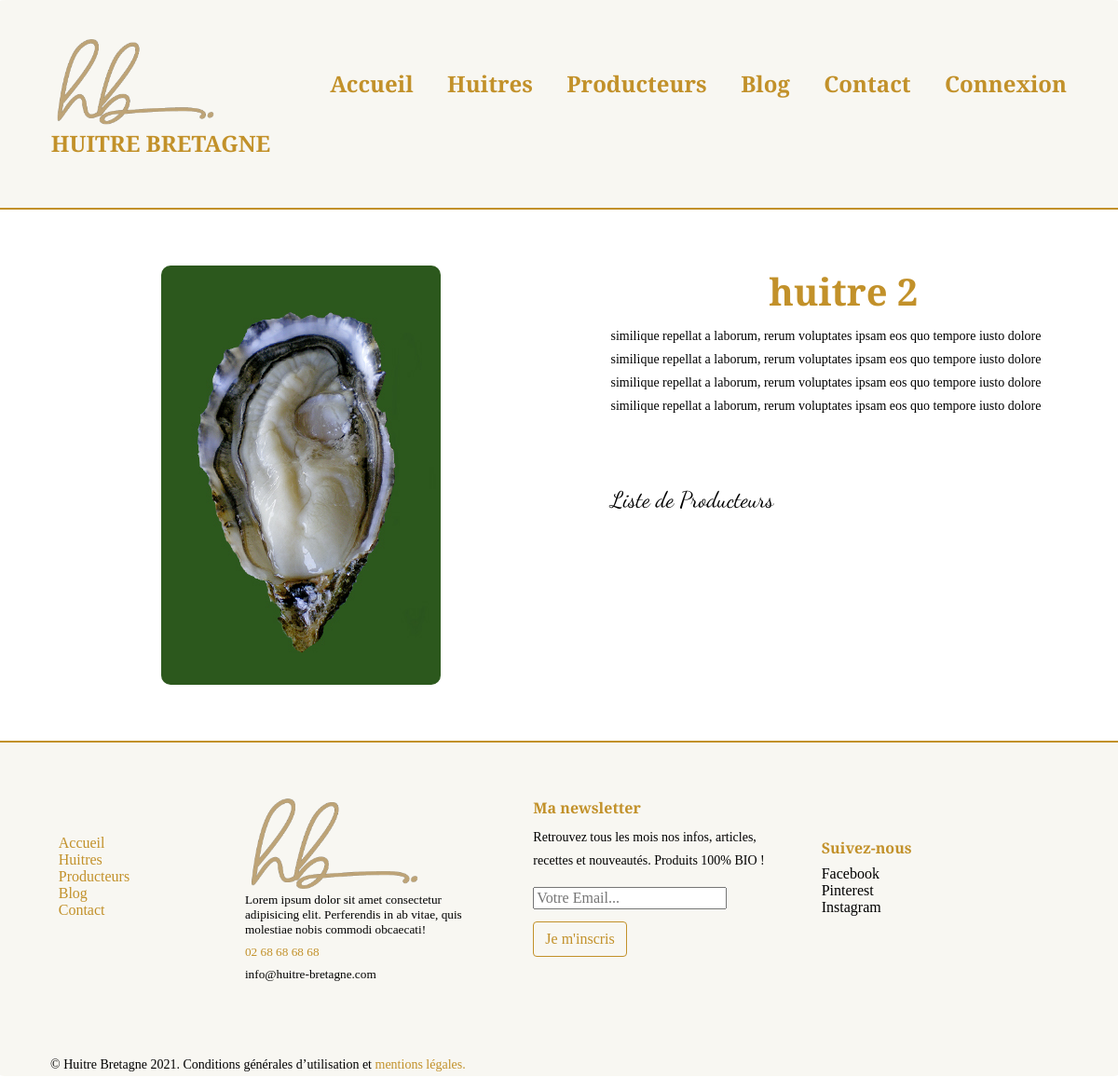
/index.php?action=huitre&id=2, run on an earlier commit of the app's database.
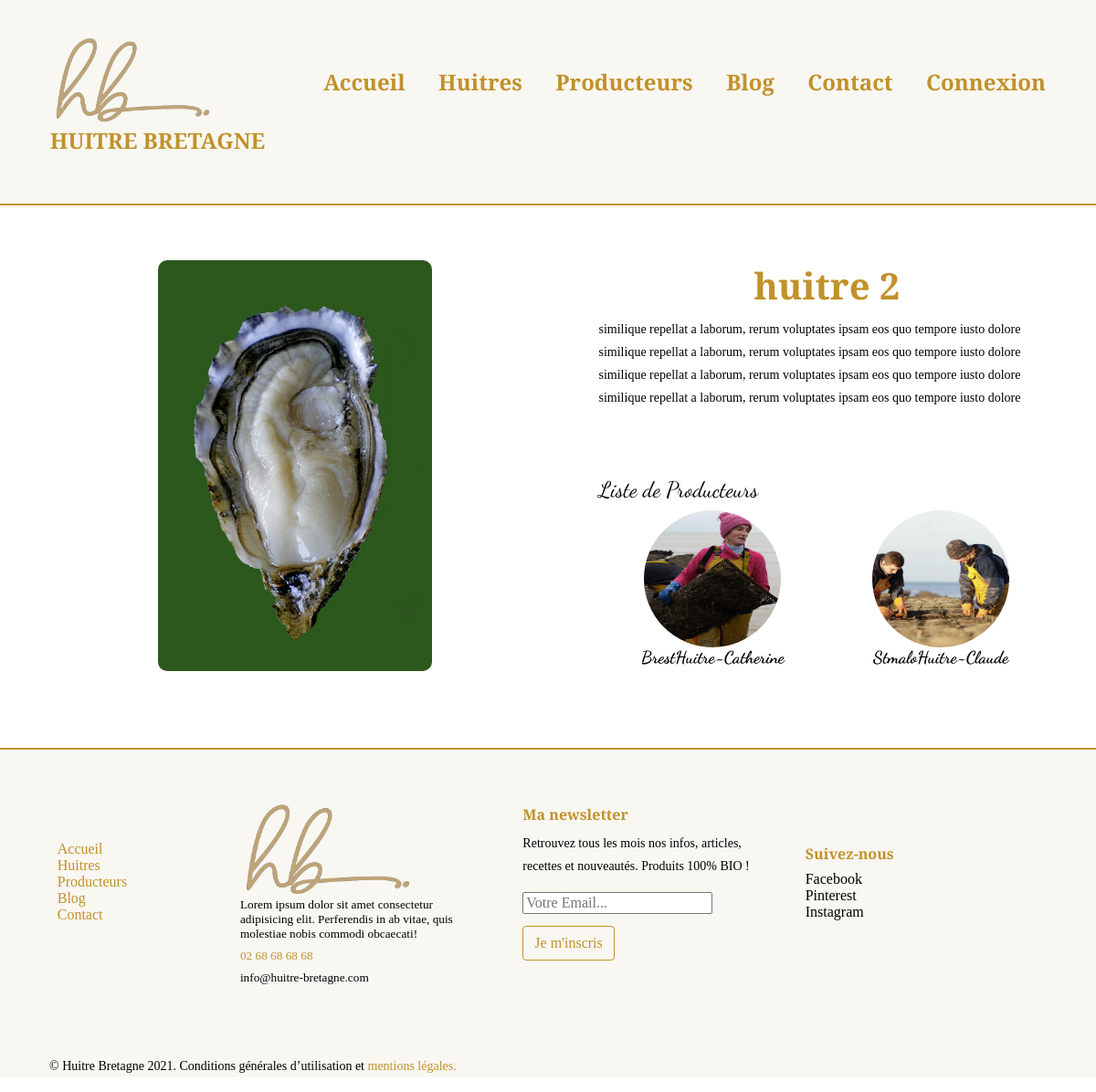
And on a later commit of the database.
### tables this page shows
CREATE TABLE IF NOT EXISTS `producers` (
  `id` int(20) unsigned NOT NULL AUTO_INCREMENT,
  `p_name` longtext,
  `adresse` longtext,
  `tel` longtext,
  `p_content` longtext,
  `alt` longtext,
  `img` longtext,
  `huitre_id` int(10) unsigned NOT NULL,
  PRIMARY KEY (`id`),
  KEY `FK_producers_huitres` (`huitre_id`),
  CONSTRAINT `FK_producers_huitres` FOREIGN KEY (`huitre_id`) REFERENCES `huitres` (`id`)
);

### app/Controllers/Front/FrontController.php (called while the page is built, shortened)
<?php
class FrontController{
    function huitre($id){
        $huitres = new \Project\Models\HuitreManager();
        $huitre = $huitres->getHuitre($id);
        $producers = new \Project\Models\ProducerManager();
        $producers = $producers->getHuitreProducer($id);
        require 'app/views/front/huitre.php';
    }
    }

### app/Models/HuitreManager.php (called while the page is built, shortened)
<?php
class HuitreManager extends Manager{
        public function getHuitre($id){
            $bdd = $this->bdConnect();
            $req = $bdd->prepare('SELECT * FROM huitres WHERE id=?');
            $req->execute(array($id));
            return $req->fetch();
            }
}

### app/Models/ProducerManager.php (called while the page is built, shortened)
<?php
class ProducerManager extends Manager{
    public function getHuitreProducer($id){
        $bdd = $this->bdConnect();
        $req = $bdd->prepare('SELECT id, p_name, img, huitre_id
        FROM producers
        WHERE huitre_id=?'
        );
        $req->execute(array($id));
        return $req;
    }
}

### app/views/front/huitre.php (the view, shortened to what this page needs)
<section class="huitre text-center">
        <div class="article-page">
                <div class="article-img flex-1-item-perline-s flex-2-item-perline-m">
                        <img class="img-fluid img-br-10px" src="<?= htmlspecialchars($huitre['img']) ?>"
                                alt="<?= htmlspecialchars($huitre['alt']) ?>">
                </div>
                <div class="article-body flex-1-item-perline-s flex-2-item-perline-m">
                <h1 class="text-center"><?= htmlspecialchars($huitre['h_name']) ?></h1>
                <p class="article-text"><?= htmlspecialchars($huitre['h_content']) ?></p>
                <h2>Liste de Producteurs</h2>
                <div class="huitre-page-producors flex-wrapper">
                <?php foreach($producers as $producer){?>
                        <div class="huitre-page-producor-info flex-2-item-perline-s flex-2-item-perline-m text-center">
                                <div >
                                        <a href="index.php?action=producer&id=<?= $producer['id'] ?>">
                                                <img class="circular-thumbnail-img" src="<?= htmlspecialchars($producer['img']) ?>">
                                                <div class="text-center">
                                                        <h3><?= htmlspecialchars($producer['p_name']) ?></h3>
                                                </div>
                                        </a>
                                </div>
                        </div>
                <?php } ?>
                </div></div>
        </div>
</section>
<?php require 'templates/template.php'; ?>

What changed in the data, as far as the page shows it:
added producers: shows a picture, p_name "BrestHuitre-Catherine"
added producers: shows a picture, p_name "StmaloHuitre-Claude"
